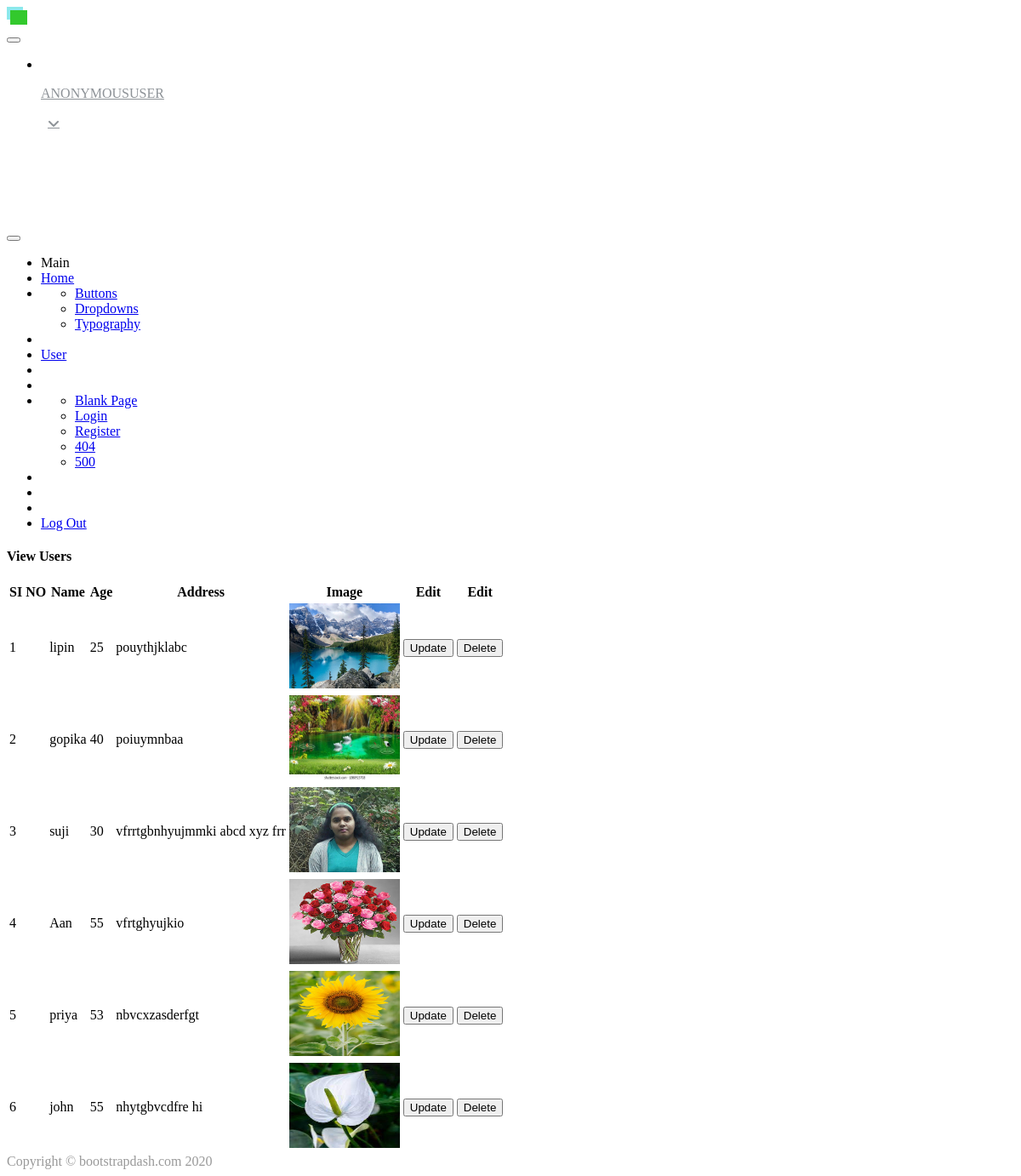
/user, run on the app's committed database.
### demoapp/models.py (models this page shows)
class userlogin(models.Model):
    user=models.ForeignKey(Login,on_delete=models.CASCADE)
    name=models.CharField(max_length=30)
    age=models.IntegerField(null=True,blank=True)
    address=models.TextField(max_length=200)
    image=models.ImageField()
    def __str__(self):
        return self.name

### demoapp/views.py (the view)
# urls.py: path('user',views.user,name='user'),
def user(request):
    data = userlogin.objects.all()
    print(data)
    return render(request,'Admin/user.html',{'data':data})

### templates/Admin/user.html (shortened to what this page needs)
{% extends 'Admin/index.html' %}
{% block content %}
<div class="card">
                  <div class="card-body">
                    <h4 class="card-title">View Users</h4>
                    <table class="table" >
                      <thead>
                        <tr>
                          <th>SI NO</th>
                          <th>Name</th>
                          <th>Age</th>
                          <th>Address</th>
                          <th>Image</th>
                          <th>Edit</th>
                          <th>Edit</th>
                        </tr>
                      </thead>
                      <tbody>
                      {% for i in data %}
                       <tr>
                          <td>{{ forloop.counter }}</td>
                          <td>{{i.name}}</td>
                          <td>{{i.age}} </td>
                          <td>{{i.address}}</td>
                          <td><img style="height:100px;width:130px;" src="{{i.image.url}}"></td>
                          <td><a href="{% url 'update' i.id %}"><button class="btn btn-info" type="submit">Update</button></a></td>
                          <td><a href="{% url 'delete' i.id %}"><button class="btn btn-danger" type="submit">Delete</button></a></td>
                        </tr>
                         {% endfor %}
                      </tbody>
                    </table>
                  </div>
                </div>
              </div>
{% endblock %}

### static/css/style.css (style rules this page uses)
:root { --primary: #FDA12B; --secondary: #8D9297; --light: #F8F9FA; --dark: #182333; }
.btn { font-weight: 500; transition: .5s; }

### data on the page
userlogin: name "lipin", age "25", address "pouythjklabc", image (picture)
userlogin: name "gopika", age "40", address "poiuymnbaa", image (picture)
userlogin: name "suji", age "30", address "vfrrtgbnhyujmmki abcd xyz frr", image (picture)
userlogin: name "Aan", age "55", address "vfrtghyujkio", image (picture)
userlogin: name "priya", age "53", address "nbvcxzasderfgt", image (picture)
userlogin: name "john", age "55", address "nhytgbvcdfre hi", image (picture)

### other printed values
{{ request.user }} "ANONYMOUSUSER"
